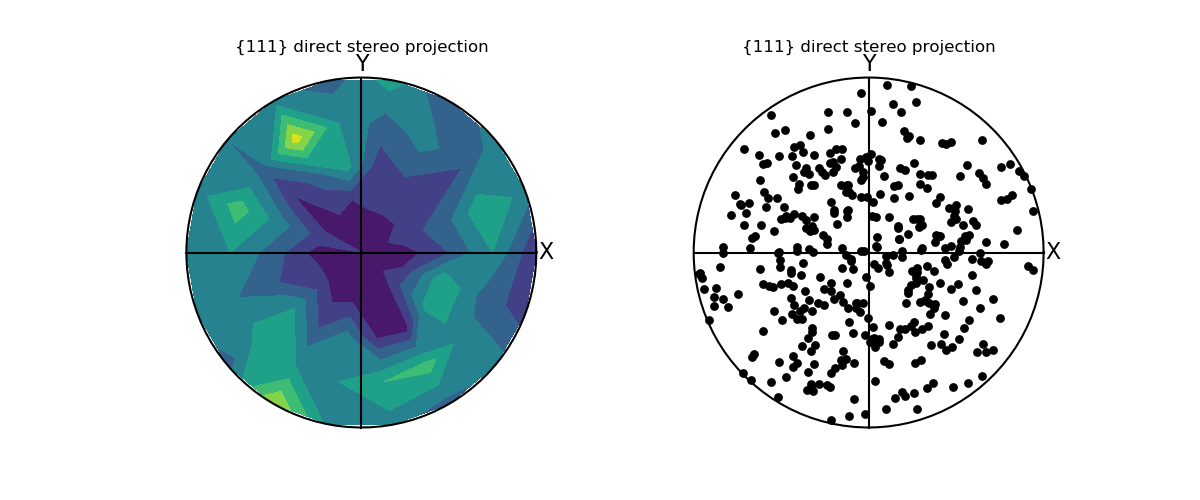

This figure's Python source:
import os, numpy as np
from pymicro.crystal.texture import PoleFigure
from pymicro.crystal.microstructure import Microstructure, Grain, Orientation
from matplotlib import pyplot as plt

if __name__ == '__main__':
    '''
    A pole figure plotted using contours.
    '''
    eulers = Orientation.read_orientations('../data/pp100', data_type='euler')
    micro = Microstructure(name='test')
    for i in range(100):
        micro.grains.append(Grain(i + 1, eulers[i + 1]))

    pf = PoleFigure(microstructure=micro)
    pf.mksize = 40
    pf.proj = 'stereo'
    pf.set_hkl_poles('111')
    fig = plt.figure(1, figsize=(12, 5))
    ax1 = fig.add_subplot(121, aspect='equal')
    ax2 = fig.add_subplot(122, aspect='equal')
    pf.create_pf_contour(ax=ax1, ang_step=20)
    pf.plot_pf(ax=ax2)

    image_name = os.path.splitext(__file__)[0] + '.png'
    print('writting %s' % image_name)
    plt.savefig(image_name, format='png')

    from matplotlib import image

    image.thumbnail(image_name, 'thumb_' + image_name, 0.2)
